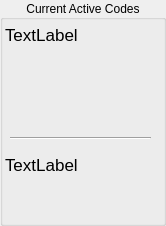
   <widget class="QGroupBox" name="groupBox_activecodes">
    <property name="geometry">
     <rect>
      <x>415</x>
      <y>880</y>
      <width>166</width>
      <height>226</height>
     </rect>
    </property>
    <property name="title">
     <string>Current Active Codes</string>
    </property>
    <property name="alignment">
     <set>Qt::AlignCenter</set>
    </property>
    <widget class="QLabel" name="gcodes_lb">
     <property name="geometry">
      <rect>
       <x>5</x>
       <y>25</y>
       <width>151</width>
       <height>91</height>
      </rect>
     </property>
     <property name="font">
      <font>
       <pointsize>13</pointsize>
      </font>
     </property>
     <property name="frameShape">
      <enum>QFrame::NoFrame</enum>
     </property>
     <property name="text">
      <string>TextLabel</string>
     </property>
     <property name="alignment">
      <set>Qt::AlignLeading|Qt::AlignLeft|Qt::AlignTop</set>
     </property>
     <property name="wordWrap">
      <bool>true</bool>
     </property>
    </widget>
    <widget class="QLabel" name="mcodes_lb">
     <property name="geometry">
      <rect>
       <x>5</x>
       <y>155</y>
       <width>151</width>
       <height>61</height>
      </rect>
     </property>
     <property name="font">
      <font>
       <pointsize>13</pointsize>
      </font>
     </property>
     <property name="frameShape">
      <enum>QFrame::NoFrame</enum>
     </property>
     <property name="text">
      <string>TextLabel</string>
     </property>
     <property name="alignment">
      <set>Qt::AlignLeading|Qt::AlignLeft|Qt::AlignTop</set>
     </property>
     <property name="wordWrap">
      <bool>true</bool>
     </property>
    </widget>
    <widget class="Line" name="line_6">
     <property name="geometry">
      <rect>
       <x>10</x>
       <y>130</y>
       <width>141</width>
       <height>16</height>
      </rect>
     </property>
     <property name="orientation">
      <enum>Qt::Horizontal</enum>
     </property>
    </widget>
   </widget>
